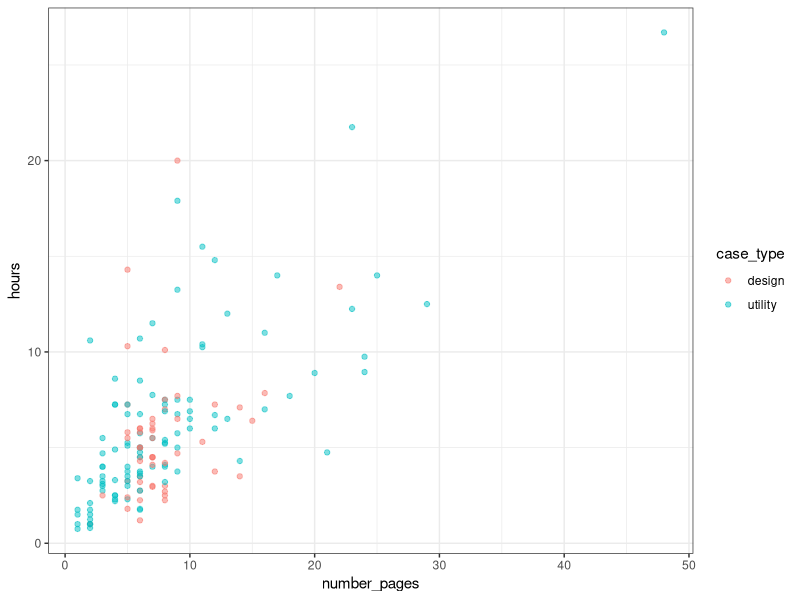
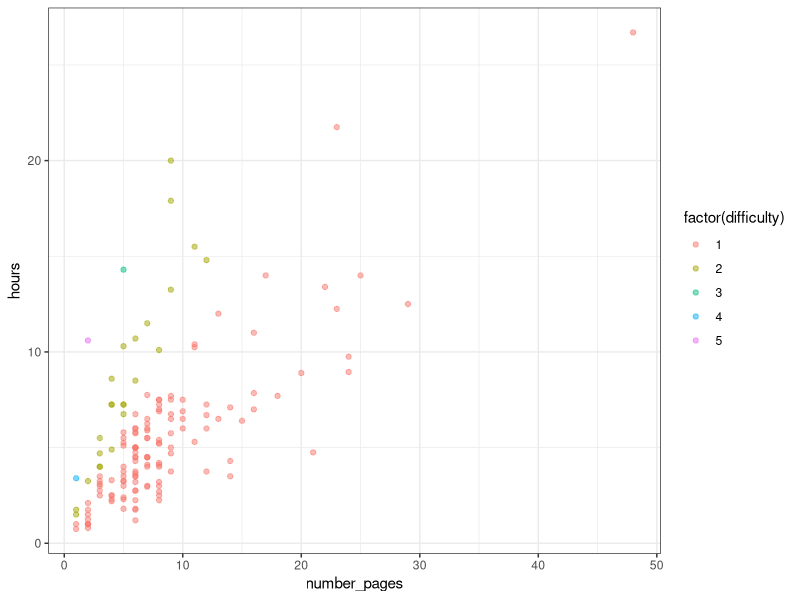
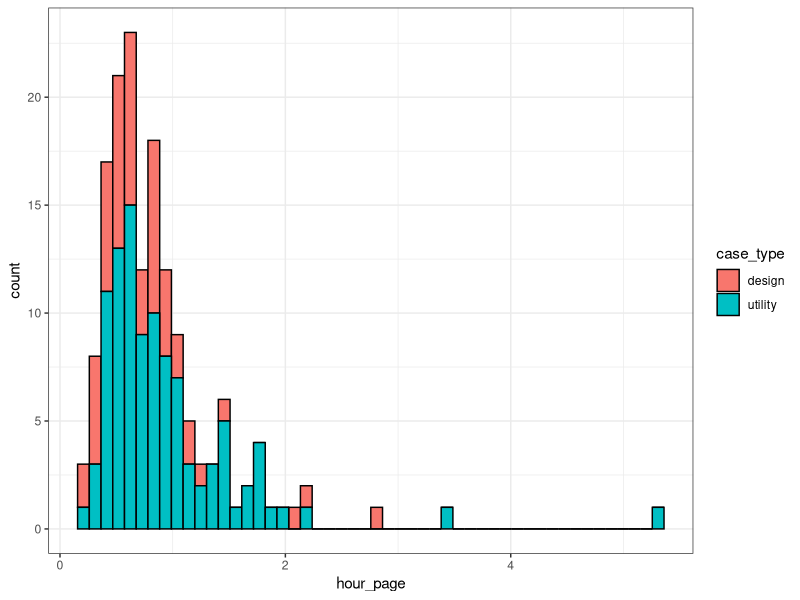
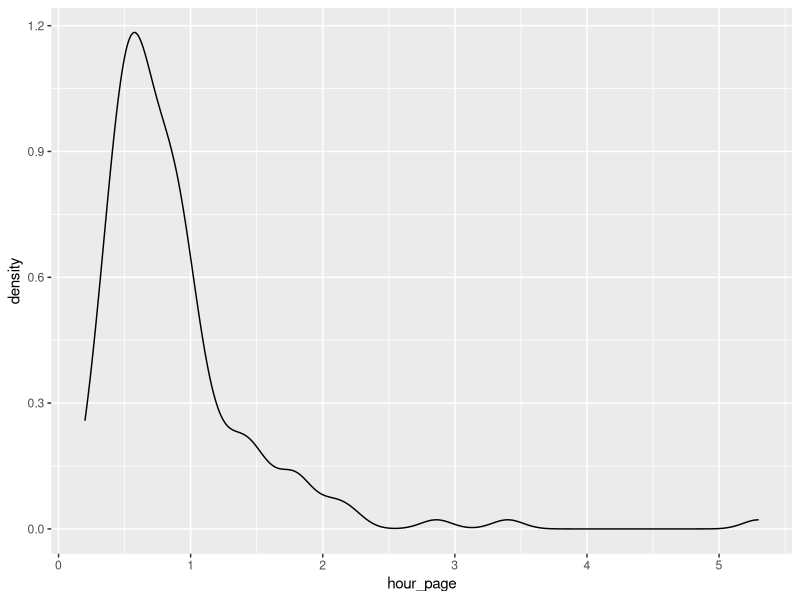
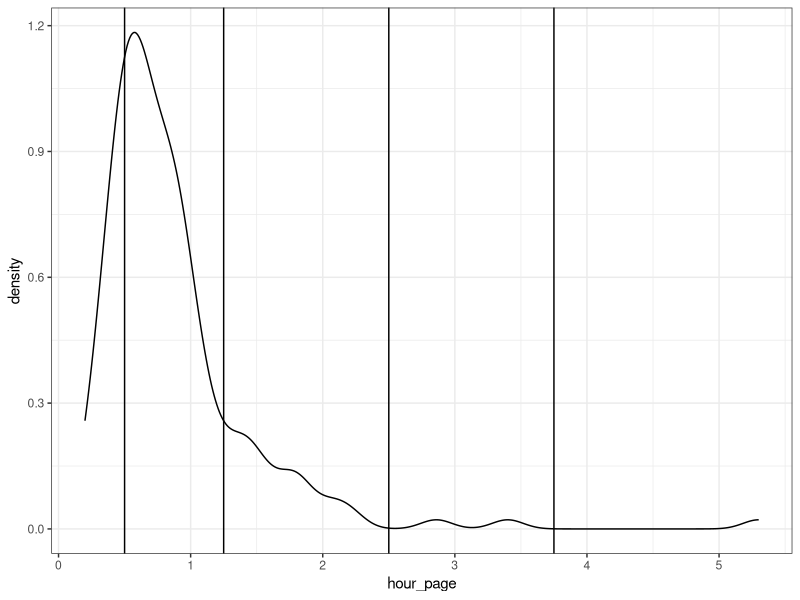
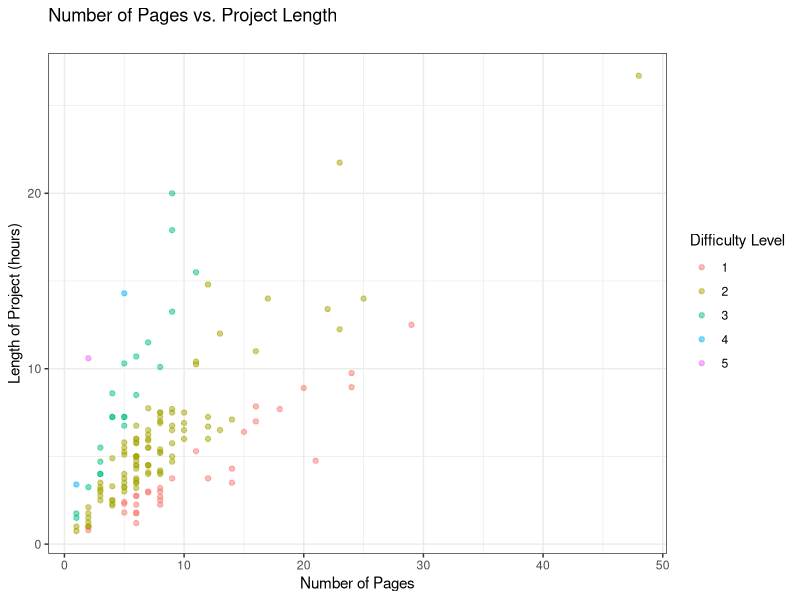
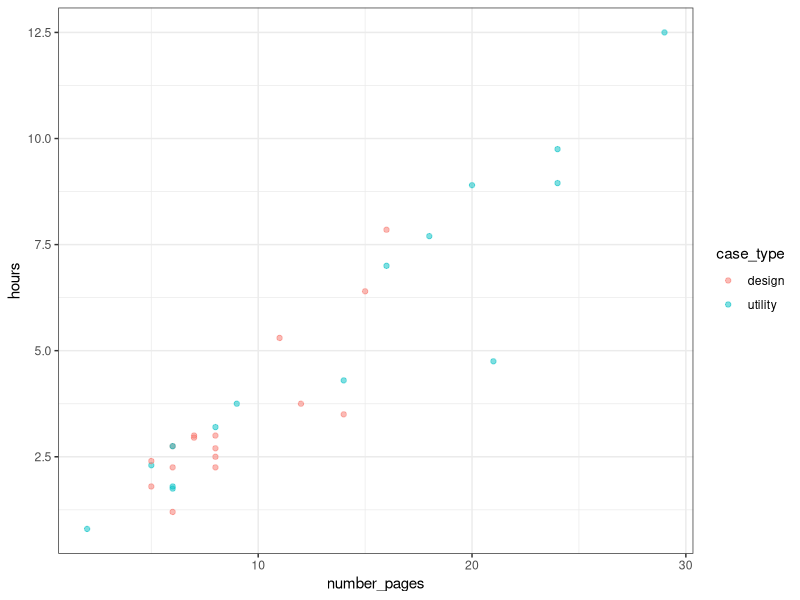
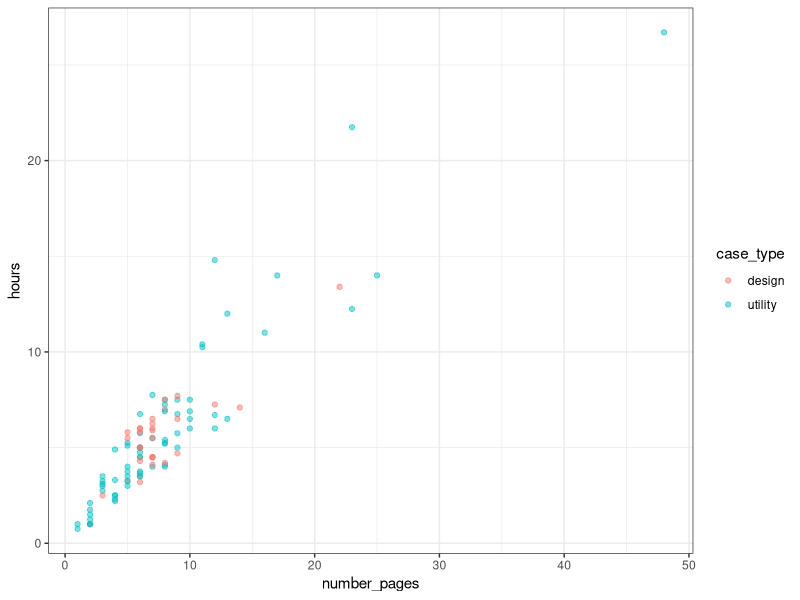

Write the R code that produced these figures, in order.
## ---- chunk 1
knitr::opts_chunk$set(echo = TRUE)
## ---- chunk 2
setwd("C:/Users/Aaron/Dropbox/Documents/coding/data/20190424_projectEstimator")
## ---- chunk 3
library(ggplot2)
library(dplyr)
library(corrplot)
## ---- chunk 4
df <- read.csv('./data/engineered_data.csv')
head(df)
## ---- chunk 5
str(df)
## ---- chunk 6
df$difficulty <- as.factor(df$difficulty)
## ---- chunk 7
summary(df)
## ---- chunk 8
ggplot(df, aes(x=number_pages, y=hours)) + 
  geom_point(aes(color=case_type),alpha=0.5) +
  theme_bw()
## ---- chunk 9
ggplot(df, aes(x=number_pages, y=hours)) + 
  geom_point(aes(color=factor(difficulty)),alpha=0.5) +
  theme_bw()
## ---- chunk 10
ggplot(df, aes(hour_page)) +
  geom_histogram(aes(fill=case_type), color='black', bins = 50) +
  theme_bw()
## ---- chunk 11
ggplot(df, aes(hour_page)) +
  geom_density()
## ---- chunk 12
ggplot(df, aes(hour_page)) +
  geom_density() +
  geom_vline(xintercept = 0.5) +
  geom_vline(xintercept = 1.25) +
  geom_vline(xintercept = 2.5) +
  geom_vline(xintercept = 3.75) +
  theme_bw()
## ---- chunk 13
create_difficulty <- function(x){
  if (x < 0.5){
    return(1)
  } else if (x >= 0.5 & x < 1.25){
    return(2)
  } else if (x >= 1.25 & x < 2.5){
    return(3)
  } else if (x >= 2.5 & x < 3.75){
    return(4)
  } else{
    return(5)
  }
}
## ---- chunk 14
df$difficulty <- sapply(df$hour_page, create_difficulty)
## ---- chunk 15
head(df)
## ---- chunk 16
diff_plt <- ggplot(df, aes(x=number_pages, y=hours)) + 
        geom_point(aes(color=factor(difficulty)),alpha=0.5) +
        theme_bw() +
        labs(title = "Number of Pages vs. Project Length\n", x = "Number of Pages", y = "Length of Project (hours)", color = "Difficulty Level") 
diff_plt
## ---- chunk 17
level.one <- df %>% filter(difficulty == 1)
## ---- chunk 18
ggplot(level.one, aes(x=number_pages, y=hours)) + 
  geom_point(aes(color=case_type),alpha=0.5) +
  theme_bw()
## ---- chunk 19
level.two <- df %>% filter(difficulty == 2)
## ---- chunk 20
ggplot(level.two, aes(x=number_pages, y=hours)) + 
  geom_point(aes(color=case_type),alpha=0.5) +
  theme_bw()
## ---- chunk 21
level.three <- df %>% filter(difficulty == 3)
## ---- chunk 22
ggplot(level.three, aes(x=number_pages, y=hours)) + 
  geom_point(aes(color=case_type),alpha=0.5) +
  theme_bw()
## ---- chunk 23
final_df <- df %>% select(case_type, number_pages, X3d_modeling, difficulty, hours)
## ---- chunk 24
library(caTools)

#Split the sample

sample <- sample.split(final_df$hours, SplitRatio = 0.7)

#Training Data
train = subset(final_df, sample=TRUE)

#Test Data
test = subset(final_df, sample=FALSE)
## ---- chunk 25
model <- lm(hours ~ ., train)
## ---- chunk 26
summary(model)
## ---- chunk 27
new.step.model <- step(model)
## ---- chunk 28
summary(new.step.model)
## ---- chunk 29
hours.predictions <- predict(new.step.model, test)
## ---- chunk 30
results <- cbind(hours.predictions, test$hours)
colnames(results) <- c("pred", "real")
results <- as.data.frame(results)
## ---- chunk 31
to_zero <- function(x){
  if(x < 0){
    return(0)
  } else{
    return(x)
  }
}
## ---- chunk 32
results$pred <- sapply(results$pred, to_zero)
## ---- chunk 33
mse <- mean((results$real - results$pred)^2)
print(mse)
